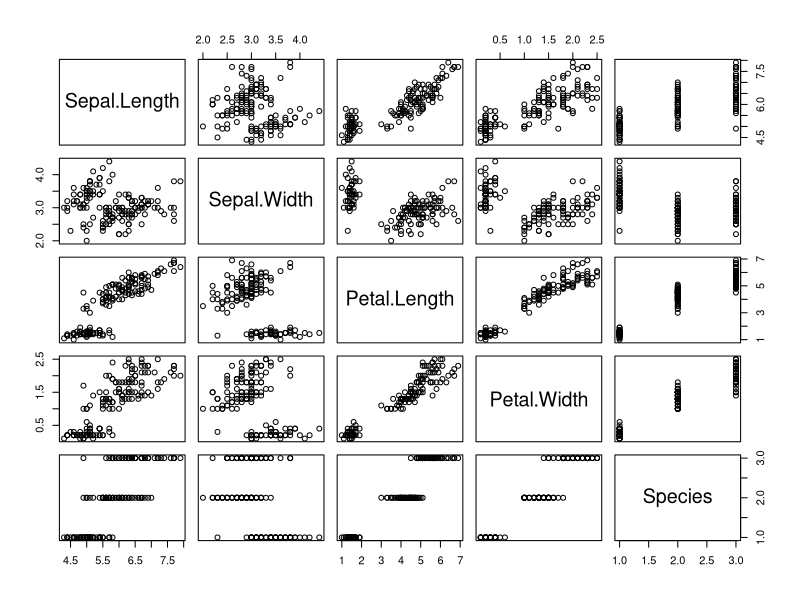
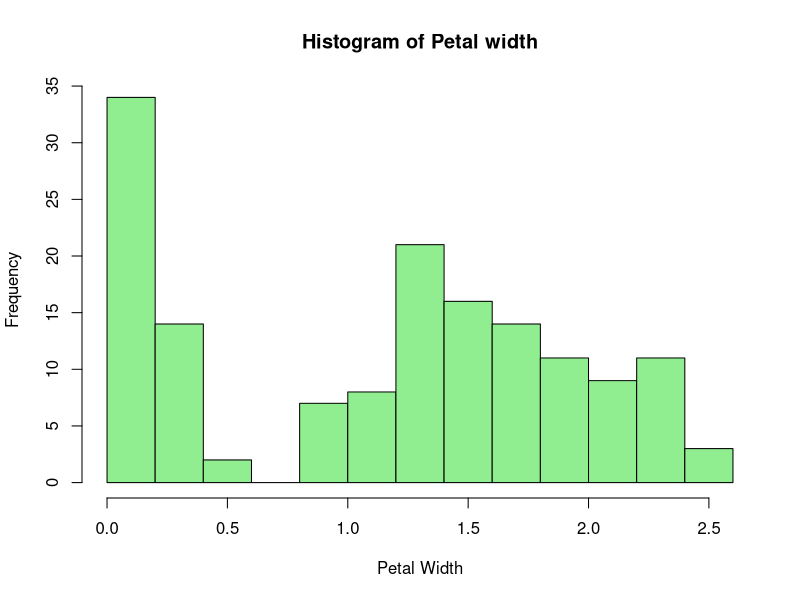
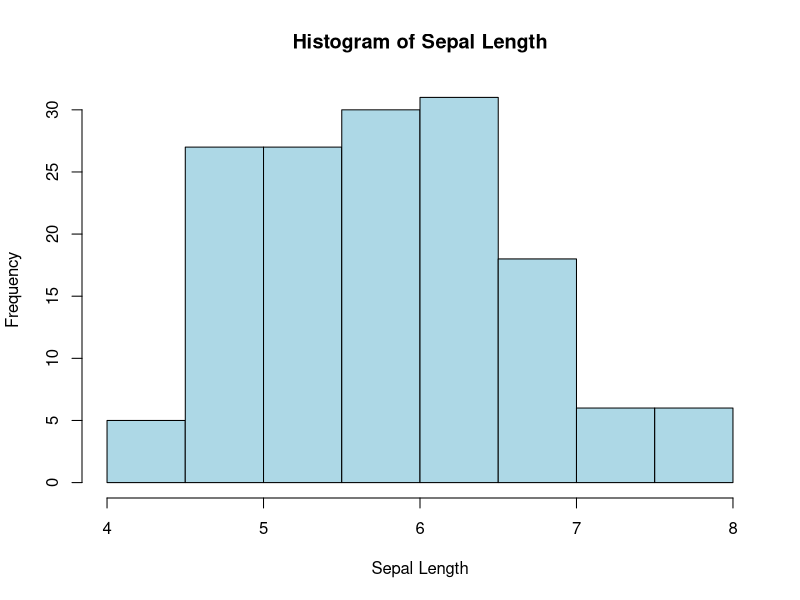
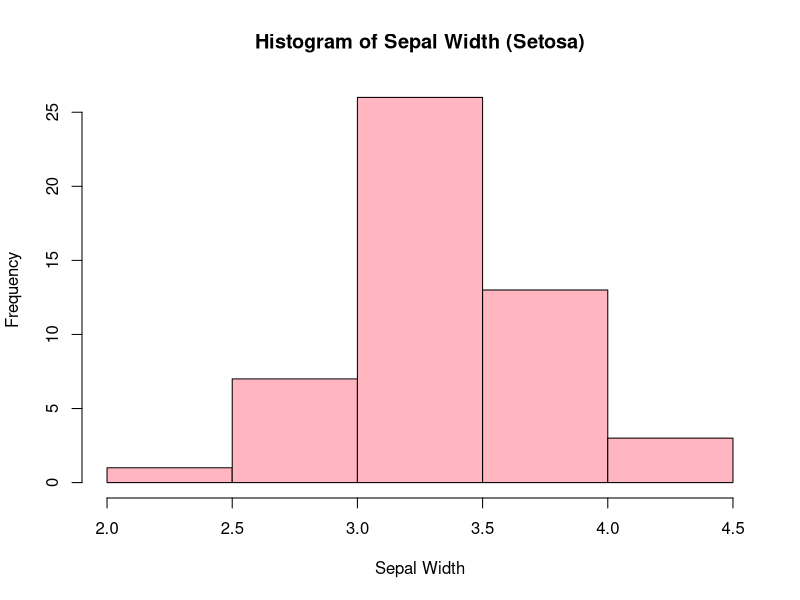
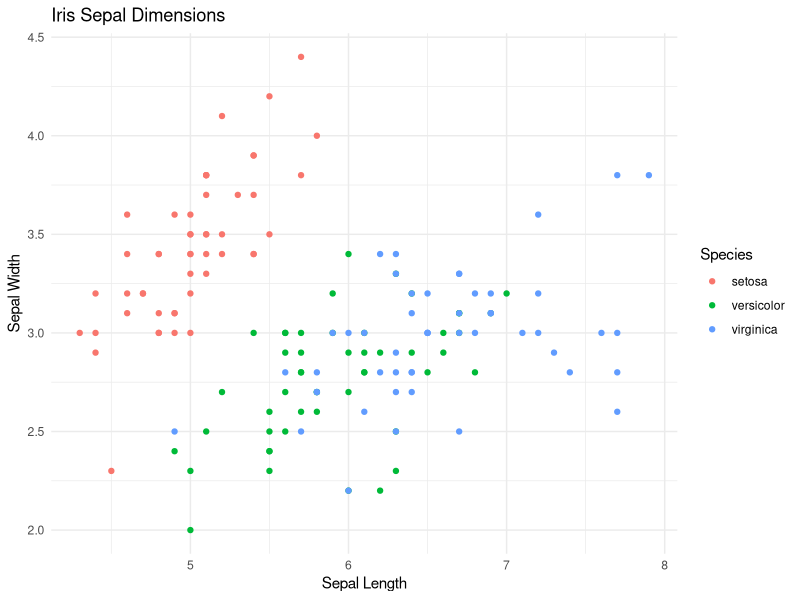
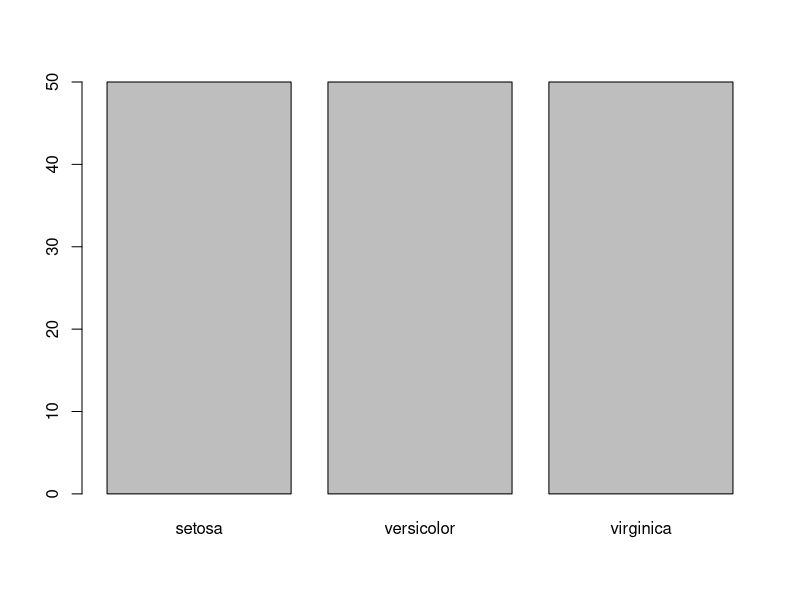
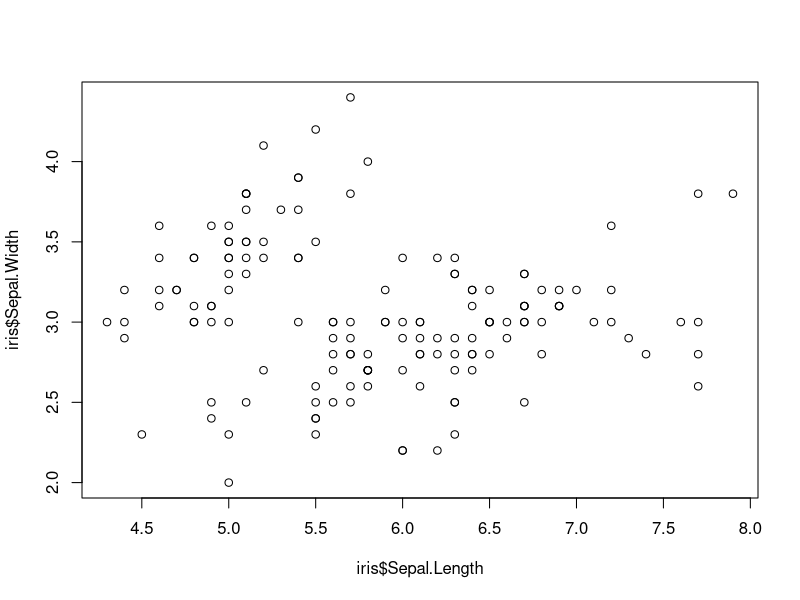
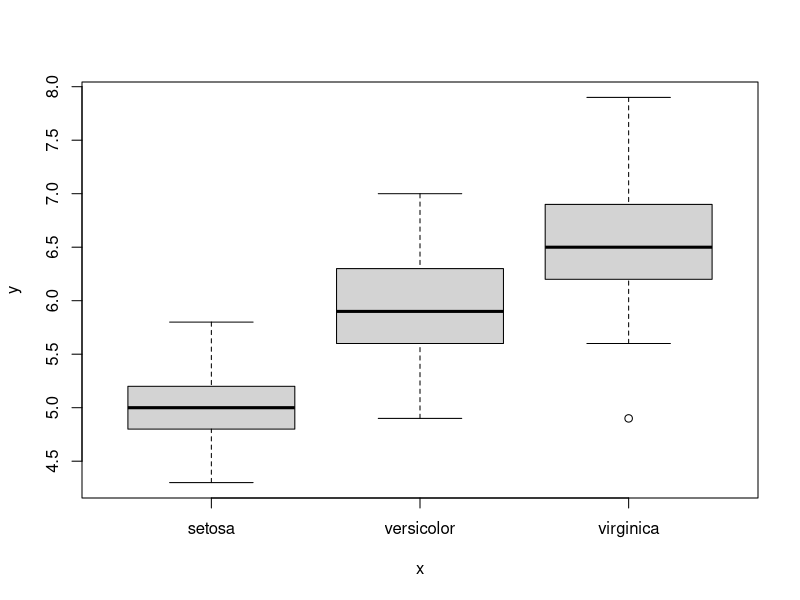

The R script that drew these images, in order: (Note: this script raises an error after producing the figures.)

datasets::iris
data("iris")
?iris
head(iris)
summary(iris)
plot(iris)
# hist(iris$Sepal.Length,
#      main = "Histogram of Sepal Length",
#      xlab = "Sepal Length",
#      col = "lightblue",
#      border = "black")
hist(iris$Petal.Width,
     main = "Histogram of Petal width",
     xlab = "Petal Width",
     col = "lightgreen",
     border = "black")
#put graphs in 3 rows and 1 column
par(mfrow = c(1, 1))
# #small multiples
hist(iris$Sepal.Length,
     main = "Histogram of Sepal Length",
     xlab = "Sepal Length",
     col = "lightblue",
     border = "black")
hist(iris$Sepal.Width [iris$Species == "setosa"],
     main = "Histogram of Sepal Width (Setosa)",
     xlab = "Sepal Width",
     col = "lightpink",
     border = "black")
library(ggplot2)
ggplot(iris, aes(x = Sepal.Length, y = Sepal.Width, color = Species)) +
  geom_point() +
  labs(title = "Iris Sepal Dimensions",
       x = "Sepal Length",
       y = "Sepal Width") +
  theme_minimal()
?plot
plot(iris$Species)
plot(iris$Sepal.Length, iris$Sepal.Width)
plot(iris$Species, iris$Sepal.Length)
install.packages("dplyr")
library(dplyr)
View(mtcars)
data("mtcars")
head(mtcars)
summary(mtcars)
plot(iris$Petal.Length, iris$Petal.Width, col = iris$Species,
     xlab = "Petal Length", ylab = "Petal Width",
     main = "Iris Petal Dimensions")
plot(cos, 0, 2*pi)
plot(sin, 0, 2*pi)
plot(exp, 1, 5)
plot(log, 1, 10)
plot(dnorm, -3, 3, col = "red", lwd = 5,
     main = "Standard Normal Distribution",
     xlab = "Z Scores", ylab = "Density")
library(datasets)
data("mtcars")
head(mtcars)
?mtcars
cylinders <- table(mtcars$cyl)
cylinders
barplot(cylinders)
plot(cylinders)
barplot(table(mtcars$cyl),
        col = "lightblue",
        main = "Number of Cars by Cylinder Count",
        xlab = "Number of Cylinders",
        ylab = "Count of Cars")
hist(mtcars$mpg,
     col = "lightgreen",
     main = "Distribution of Miles Per Gallon (mpg)",
     xlab = "Miles Per Gallon",
     ylab = "Frequency")
boxplot(mtcars$hp ~ mtcars$cyl,
        col = c("lightcoral", "lightblue", "lightgreen"),
        main = "Horsepower by Cylinder Count",
        xlab = "Number of Cylinders",
        ylab = "Horsepower")
Data_Cars <- mtcars
rownames(Data_Cars)[which.max(Data_Cars$hp)]
rownames(Data_Cars)[which.min(Data_Cars$hp)]
mean_hp <- mean(Data_Cars$hp)
mean_hp
mean(Data_Cars$wt) 
median(Data_Cars$wt)
names(sort(-table(Data_Cars$wt)))[1] 
sd(Data_Cars$mpg)
var(Data_Cars$mpg)
summary(Data_Cars$mpg)
quantile(Data_Cars$mpg, probs = c(0.25, 0.5, 0.75))
IQR(Data_Cars$mpg)
range(Data_Cars$mpg)
diff(range(Data_Cars$mpg))
cov(Data_Cars$mpg, Data_Cars$hp)
cor(Data_Cars$mpg, Data_Cars$hp)
#correlation plot
pairs(Data_Cars[, c("mpg", "hp", "wt", "qsec")],
      main = "Scatterplot Matrix")
library(ggplot2)
ggplot(Data_Cars, aes(x = wt, y = mpg)) +
  geom_point(color = "blue", size = 2) +
  geom_smooth(method = "lm", col = "red") +
  labs(title = "Scatter Plot of MPG vs Weight",
       x = "Weight (1000 lbs)",
       y = "Miles Per Gallon (mpg)") +
  theme_minimal()
hist(mtcars$mpg)
hist(mtcars$wt)
plot(mtcars$mpg, mtcars$wt, 
     pch=19, #solid circle
     cex = 1.5, #max 150% size
     col = "red",
     main = "MPG vs Weight",
     xlab = "Miles Per Gallon (mpg)",
     ylab = "Weight (1000 lbs)")
hist(mtcars$mpg,
     col = "lightblue",
     main = "Distribution of Miles Per gallon",
     xlab = "Mpg",
     ylab = "Frequency")
curve(dnorm(x, mean=mean(mtcars$mpg), sd=sd(mtcars$mpg)),
      from=min(mtcars$mpg), to=max(mtcars$mpg),
      col="red", lwd=2, add=TRUE)
rug(mtcars$mpg, lwd = 2, col = "gray")
summary(mtcars)
summary(iris$Species)          
summary(iris$Sepal.Length)    
summary(iris$Sepal.Width)
describe(iris) #only for quantitative variables
install.packages("psych")
library(psych)
describe(iris)
describe(mtcars)
hist(iris$Petal.Length [iris$Species == "setosa"],
     main = "Histogram of Petal Length (Setosa)",
     xlab = "Petal Length",
     col = "lightblue",
     border = "black")
hist(iris$Petal.Length [iris$Species == "versicolor"],
     main = "Histogram of Petal Length (Versicolor)",
     xlab = "Petal Length",
     col = "green",
     border = "black")
hist(iris$Petal.Length [iris$Species == "virginica"],
     main = "Histogram of Petal Length (viriginica)",
     xlab = "Petal Length",
     col = "red",
     border = "black")
#Selecting values on a categorical variable
#Selecting values on a numeric variable
hist(iris$Sepal.Length[iris$Sepal.Length > 5.0 & iris$Sepal.Length < 7.0],
     main = "Histogram of Sepal Length (5.0 < SL < 7.0)",
     xlab = "Sepal Length",
     col = "lightgreen",
     border = "black")
#simulatenous
hist(iris$Sepal.Length[iris$Species == "setosa" & iris$Sepal.Length < 6.0],
     main = "Histogram of Sepal Length (Setosa & SL < 6.0)",
     xlab = "Sepal Length",
     col = "lightpink",
     border = "black")
i.setosa <- iris[iris$Species == "setosa", ]
i.versicolor <- iris[iris$Species == "versicolor", ]
i.virginica <- iris[iris$Species == "virginica", ]
summary(i.setosa)
hist(i.setosa$Sepal.Length,
     main = "Histogram of Sepal Length (Setosa)",
     xlab = "Sepal Length",
     col = "lightblue",
     border = "black")
V1 <- c(2, 4, 6, 8, 10)
is.vector(V1)
m2 <- matrix(c("a", "b", "c", "d", "e", "f"), nrow = 2, byrow = TRUE)
is.matrix(m2)
m2
